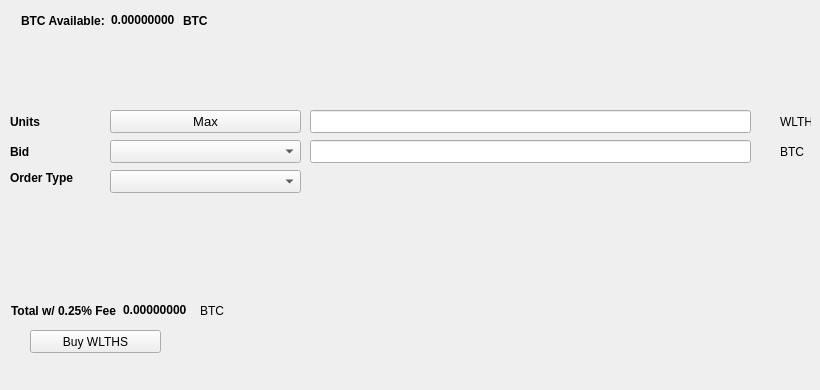
   <widget class="QWidget" name="BuyTab">
    <attribute name="title">
     <string>Buy</string>
    </attribute>
    <widget class="QPushButton" name="BuyWLTHS">
     <property name="geometry">
      <rect>
       <x>30</x>
       <y>330</y>
       <width>131</width>
       <height>23</height>
      </rect>
     </property>
     <property name="text">
      <string>Buy WLTHS</string>
     </property>
     <property name="icon">
      <iconset resource="../WealthSalvage.qrc">
       <normaloff>:/icons/bitcoin</normaloff>:/icons/bitcoin</iconset>
     </property>
    </widget>
    <widget class="QLabel" name="label_3">
     <property name="geometry">
      <rect>
       <x>10</x>
       <y>110</y>
       <width>46</width>
       <height>23</height>
      </rect>
     </property>
     <property name="font">
      <font>
       <weight>75</weight>
       <bold>true</bold>
      </font>
     </property>
     <property name="text">
      <string>Units</string>
     </property>
    </widget>
    <widget class="QLineEdit" name="UnitsInput">
     <property name="geometry">
      <rect>
       <x>310</x>
       <y>110</y>
       <width>441</width>
       <height>23</height>
      </rect>
     </property>
     <property name="font">
      <font>
       <pointsize>9</pointsize>
       <weight>75</weight>
       <bold>true</bold>
      </font>
     </property>
    </widget>
    <widget class="QLineEdit" name="BuyBidPriceEdit">
     <property name="geometry">
      <rect>
       <x>310</x>
       <y>140</y>
       <width>441</width>
       <height>23</height>
      </rect>
     </property>
     <property name="font">
      <font>
       <pointsize>9</pointsize>
       <weight>75</weight>
       <bold>true</bold>
      </font>
     </property>
    </widget>
    <widget class="QLabel" name="label_4">
     <property name="geometry">
      <rect>
       <x>780</x>
       <y>110</y>
       <width>31</width>
       <height>23</height>
      </rect>
     </property>
     <property name="text">
      <string>WLTHS</string>
     </property>
    </widget>
    <widget class="QLabel" name="label_5">
     <property name="geometry">
      <rect>
       <x>780</x>
       <y>140</y>
       <width>31</width>
       <height>23</height>
      </rect>
     </property>
     <property name="text">
      <string>BTC</string>
     </property>
    </widget>
    <widget class="QLabel" name="label_6">
     <property name="geometry">
      <rect>
       <x>10</x>
       <y>140</y>
       <width>46</width>
       <height>23</height>
      </rect>
     </property>
     <property name="font">
      <font>
       <weight>75</weight>
       <bold>true</bold>
      </font>
     </property>
     <property name="text">
      <string>Bid</string>
     </property>
    </widget>
    <widget class="QLabel" name="label_7">
     <property name="geometry">
      <rect>
       <x>10</x>
       <y>170</y>
       <width>91</width>
       <height>16</height>
      </rect>
     </property>
     <property name="font">
      <font>
       <weight>75</weight>
       <bold>true</bold>
      </font>
     </property>
     <property name="text">
      <string>Order Type</string>
     </property>
    </widget>
    <widget class="QPushButton" name="Buy_Max_Amount">
     <property name="geometry">
      <rect>
       <x>110</x>
       <y>110</y>
       <width>191</width>
       <height>23</height>
      </rect>
     </property>
     <property name="font">
      <font>
       <pointsize>10</pointsize>
      </font>
     </property>
     <property name="text">
      <string>Max</string>
     </property>
    </widget>
    <widget class="QComboBox" name="BuyBidcomboBox">
     <property name="geometry">
      <rect>
       <x>110</x>
       <y>140</y>
       <width>191</width>
       <height>23</height>
      </rect>
     </property>
     <property name="font">
      <font>
       <pointsize>10</pointsize>
      </font>
     </property>
    </widget>
    <widget class="QComboBox" name="buyOrdertypeCombo">
     <property name="geometry">
      <rect>
       <x>110</x>
       <y>170</y>
       <width>191</width>
       <height>23</height>
      </rect>
     </property>
     <property name="font">
      <font>
       <pointsize>10</pointsize>
      </font>
     </property>
    </widget>
    <widget class="QWidget" name="layoutWidget1">
     <property name="geometry">
      <rect>
       <x>21</x>
       <y>11</y>
       <width>227</width>
       <height>19</height>
      </rect>
     </property>
     <layout class="QHBoxLayout" name="horizontalLayout_3">
      <item>
       <widget class="QLabel" name="label232">
        <property name="font">
         <font>
          <weight>75</weight>
          <bold>true</bold>
         </font>
        </property>
        <property name="text">
         <string>BTC Available:</string>
        </property>
       </widget>
      </item>
      <item>
       <widget class="QLabel" name="BtcAvailableLbl">
        <property name="palette">
         <palette>
          <active>
           <colorrole role="WindowText">
            <brush brushstyle="SolidPattern">
             <color alpha="255">
              <red>0</red>
              <green>0</green>
              <blue>0</blue>
             </color>
            </brush>
           </colorrole>
           <colorrole role="Button">
            <brush brushstyle="SolidPattern">
             <color alpha="255">
              <red>0</red>
              <green>170</green>
              <blue>0</blue>
             </color>
            </brush>
           </colorrole>
           <colorrole role="Light">
            <brush brushstyle="SolidPattern">
             <color alpha="255">
              <red>0</red>
              <green>255</green>
              <blue>0</blue>
             </color>
            </brush>
           </colorrole>
           <colorrole role="Midlight">
            <brush brushstyle="SolidPattern">
             <color alpha="255">
              <red>0</red>
              <green>212</green>
              <blue>0</blue>
             </color>
            </brush>
           </colorrole>
           <colorrole role="Dark">
            <brush brushstyle="SolidPattern">
             <color alpha="255">
              <red>0</red>
              <green>85</green>
              <blue>0</blue>
             </color>
            </brush>
           </colorrole>
           <colorrole role="Mid">
            <brush brushstyle="SolidPattern">
             <color alpha="255">
              <red>0</red>
              <green>113</green>
              <blue>0</blue>
             </color>
            </brush>
           </colorrole>
           <colorrole role="Text">
            <brush brushstyle="SolidPattern">
             <color alpha="255">
              <red>0</red>
              <green>170</green>
              <blue>0</blue>
             </color>
            </brush>
           </colorrole>
           <colorrole role="BrightText">
            <brush brushstyle="SolidPattern">
             <color alpha="255">
              <red>255</red>
              <green>255</green>
              <blue>255</blue>
             </color>
            </brush>
           </colorrole>
           <colorrole role="ButtonText">
            <brush brushstyle="SolidPattern">
             <color alpha="255">
              <red>0</red>
              <green>0</green>
              <blue>0</blue>
             </color>
            </brush>
           </colorrole>
           <colorrole role="Base">
            <brush brushstyle="SolidPattern">
             <color alpha="255">
              <red>255</red>
              <green>255</green>
              <blue>255</blue>
             </color>
            </brush>
           </colorrole>
           <colorrole role="Window">
            <brush brushstyle="SolidPattern">
             <color alpha="255">
              <red>0</red>
              <green>170</green>
              <blue>0</blue>
             </color>
            </brush>
           </colorrole>
           <colorrole role="Shadow">
            <brush brushstyle="SolidPattern">
             <color alpha="255">
              <red>0</red>
              <green>0</green>
              <blue>0</blue>
             </color>
            </brush>
           </colorrole>
           <colorrole role="AlternateBase">
            <brush brushstyle="SolidPattern">
             <color alpha="255">
              <red>127</red>
              <green>212</green>
              <blue>127</blue>
             </color>
            </brush>
           </colorrole>
           <colorrole role="ToolTipBase">
            <brush brushstyle="SolidPattern">
             <color alpha="255">
              <red>255</red>
              <green>255</green>
              <blue>220</blue>
             </color>
            </brush>
           </colorrole>
           <colorrole role="ToolTipText">
            <brush brushstyle="SolidPattern">
             <color alpha="255">
              <red>0</red>
              <green>0</green>
              <blue>0</blue>
             </color>
            </brush>
           </colorrole>
          </active>
          <inactive>
           <colorrole role="WindowText">
            <brush brushstyle="SolidPattern">
             <color alpha="255">
              <red>0</red>
              <green>0</green>
              <blue>0</blue>
             </color>
            </brush>
           </colorrole>
           <colorrole role="Button">
            <brush brushstyle="SolidPattern">
             <color alpha="255">
              <red>0</red>
              <green>170</green>
              <blue>0</blue>
             </color>
            </brush>
           </colorrole>
           <colorrole role="Light">
            <brush brushstyle="SolidPattern">
             <color alpha="255">
              <red>0</red>
              <green>255</green>
              <blue>0</blue>
             </color>
            </brush>
           </colorrole>
           <colorrole role="Midlight">
            <brush brushstyle="SolidPattern">
             <color alpha="255">
              <red>0</red>
              <green>212</green>
              <blue>0</blue>
             </color>
            </brush>
           </colorrole>
           <colorrole role="Dark">
            <brush brushstyle="SolidPattern">
             <color alpha="255">
              <red>0</red>
              <green>85</green>
              <blue>0</blue>
             </color>
            </brush>
           </colorrole>
           <colorrole role="Mid">
            <brush brushstyle="SolidPattern">
             <color alpha="255">
              <red>0</red>
              <green>113</green>
              <blue>0</blue>
             </color>
            </brush>
           </colorrole>
           <colorrole role="Text">
            <brush brushstyle="SolidPattern">
             <color alpha="255">
              <red>0</red>
              <green>170</green>
              <blue>0</blue>
             </color>
            </brush>
           </colorrole>
           <colorrole role="BrightText">
            <brush brushstyle="SolidPattern">
             <color alpha="255">
              <red>255</red>
              <green>255</green>
              <blue>255</blue>
             </color>
            </brush>
           </colorrole>
           <colorrole role="ButtonText">
            <brush brushstyle="SolidPattern">
             <color alpha="255">
              <red>0</red>
              <green>0</green>
              <blue>0</blue>
             </color>
            </brush>
           </colorrole>
           <colorrole role="Base">
            <brush brushstyle="SolidPattern">
             <color alpha="255">
              <red>255</red>
              <green>255</green>
              <blue>255</blue>
             </color>
            </brush>
           </colorrole>
           <colorrole role="Window">
            <brush brushstyle="SolidPattern">
             <color alpha="255">
              <red>0</red>
              <green>170</green>
              <blue>0</blue>
             </color>
            </brush>
           </colorrole>
           <colorrole role="Shadow">
            <brush brushstyle="SolidPattern">
             <color alpha="255">
              <red>0</red>
              <green>0</green>
              <blue>0</blue>
             </color>
            </brush>
           </colorrole>
           <colorrole role="AlternateBase">
            <brush brushstyle="SolidPattern">
             <color alpha="255">
              <red>127</red>
              <green>212</green>
              <blue>127</blue>
             </color>
            </brush>
           </colorrole>
           <colorrole role="ToolTipBase">
            <brush brushstyle="SolidPattern">
             <color alpha="255">
              <red>255</red>
              <green>255</green>
              <blue>220</blue>
             </color>
            </brush>
           </colorrole>
           <colorrole role="ToolTipText">
            <brush brushstyle="SolidPattern">
             <color alpha="255">
              <red>0</red>
              <green>0</green>
              <blue>0</blue>
             </color>
            </brush>
           </colorrole>
          </inactive>
          <disabled>
           <colorrole role="WindowText">
            <brush brushstyle="SolidPattern">
             <color alpha="255">
              <red>0</red>
              <green>85</green>
              <blue>0</blue>
             </color>
            </brush>
           </colorrole>
           <colorrole role="Button">
            <brush brushstyle="SolidPattern">
             <color alpha="255">
              <red>0</red>
              <green>170</green>
              <blue>0</blue>
             </color>
            </brush>
           </colorrole>
           <colorrole role="Light">
            <brush brushstyle="SolidPattern">
             <color alpha="255">
              <red>0</red>
              <green>255</green>
              <blue>0</blue>
             </color>
            </brush>
           </colorrole>
           <colorrole role="Midlight">
            <brush brushstyle="SolidPattern">
             <color alpha="255">
              <red>0</red>
              <green>212</green>
              <blue>0</blue>
             </color>
            </brush>
           </colorrole>
           <colorrole role="Dark">
            <brush brushstyle="SolidPattern">
             <color alpha="255">
              <red>0</red>
              <green>85</green>
              <blue>0</blue>
             </color>
            </brush>
           </colorrole>
           <colorrole role="Mid">
            <brush brushstyle="SolidPattern">
             <color alpha="255">
              <red>0</red>
              <green>113</green>
              <blue>0</blue>
             </color>
            </brush>
           </colorrole>
           <colorrole role="Text">
            <brush brushstyle="SolidPattern">
             <color alpha="255">
              <red>0</red>
              <green>85</green>
              <blue>0</blue>
             </color>
            </brush>
           </colorrole>
           <colorrole role="BrightText">
            <brush brushstyle="SolidPattern">
             <color alpha="255">
              <red>255</red>
              <green>255</green>
              <blue>255</blue>
             </color>
            </brush>
           </colorrole>
           <colorrole role="ButtonText">
            <brush brushstyle="SolidPattern">
             <color alpha="255">
              <red>0</red>
              <green>85</green>
              <blue>0</blue>
             </color>
            </brush>
           </colorrole>
           <colorrole role="Base">
            <brush brushstyle="SolidPattern">
             <color alpha="255">
              <red>0</red>
              <green>170</green>
              <blue>0</blue>
             </color>
            </brush>
           </colorrole>
           <colorrole role="Window">
            <brush brushstyle="SolidPattern">
             <color alpha="255">
              <red>0</red>
              <green>170</green>
              <blue>0</blue>
             </color>
            </brush>
           </colorrole>
           <colorrole role="Shadow">
            <brush brushstyle="SolidPattern">
             <color alpha="255">
              <red>0</red>
              <green>0</green>
              <blue>0</blue>
             </color>
            </brush>
           </colorrole>
           <colorrole role="AlternateBase">
            <brush brushstyle="SolidPattern">
             <color alpha="255">
              <red>0</red>
              <green>170</green>
              <blue>0</blue>
             </color>
            </brush>
           </colorrole>
           <colorrole role="ToolTipBase">
            <brush brushstyle="SolidPattern">
             <color alpha="255">
              <red>255</red>
              <green>255</green>
              <blue>220</blue>
             </color>
            </brush>
           </colorrole>
           <colorrole role="ToolTipText">
            <brush brushstyle="SolidPattern">
             <color alpha="255">
              <red>0</red>
              <green>0</green>
              <blue>0</blue>
             </color>
            </brush>
           </colorrole>
          </disabled>
         </palette>
        </property>
        <property name="font">
         <font>
          <weight>75</weight>
          <bold>true</bold>
         </font>
        </property>
        <property name="text">
         <string>0.00000000</string>
        </property>
        <property name="textInteractionFlags">
         <set>Qt::LinksAccessibleByMouse|Qt::TextSelectableByKeyboard|Qt::TextSelectableByMouse</set>
        </property>
       </widget>
      </item>
      <item>
       <widget class="QLabel" name="BtcAvailableLbl_2">
        <property name="font">
         <font>
          <weight>75</weight>
          <bold>true</bold>
         </font>
        </property>
        <property name="text">
         <string>BTC</string>
        </property>
       </widget>
      </item>
     </layout>
    </widget>
    <widget class="QWidget" name="layoutWidge2">
     <property name="geometry">
      <rect>
       <x>11</x>
       <y>301</y>
       <width>259</width>
       <height>19</height>
      </rect>
     </property>
     <layout class="QHBoxLayout" name="horizontalLayout_4">
      <item>
       <widget class="QLabel" name="label_9">
        <property name="font">
         <font>
          <weight>75</weight>
          <bold>true</bold>
         </font>
        </property>
        <property name="text">
         <string>Total w/ 0.25% Fee</string>
        </property>
       </widget>
      </item>
      <item>
       <widget class="QLabel" name="BuyCostLabel">
        <property name="palette">
         <palette>
          <active>
           <colorrole role="WindowText">
            <brush brushstyle="SolidPattern">
             <color alpha="255">
              <red>0</red>
              <green>0</green>
              <blue>0</blue>
             </color>
            </brush>
           </colorrole>
           <colorrole role="Button">
            <brush brushstyle="SolidPattern">
             <color alpha="255">
              <red>0</red>
              <green>170</green>
              <blue>0</blue>
             </color>
            </brush>
           </colorrole>
           <colorrole role="Light">
            <brush brushstyle="SolidPattern">
             <color alpha="255">
              <red>0</red>
              <green>255</green>
              <blue>0</blue>
             </color>
            </brush>
           </colorrole>
           <colorrole role="Midlight">
            <brush brushstyle="SolidPattern">
             <color alpha="255">
              <red>0</red>
              <green>212</green>
              <blue>0</blue>
             </color>
            </brush>
           </colorrole>
           <colorrole role="Dark">
            <brush brushstyle="SolidPattern">
             <color alpha="255">
              <red>0</red>
              <green>85</green>
              <blue>0</blue>
             </color>
            </brush>
           </colorrole>
           <colorrole role="Mid">
            <brush brushstyle="SolidPattern">
             <color alpha="255">
              <red>0</red>
              <green>113</green>
              <blue>0</blue>
             </color>
            </brush>
           </colorrole>
           <colorrole role="Text">
            <brush brushstyle="SolidPattern">
             <color alpha="255">
              <red>0</red>
              <green>170</green>
              <blue>0</blue>
             </color>
            </brush>
           </colorrole>
           <colorrole role="BrightText">
            <brush brushstyle="SolidPattern">
             <color alpha="255">
              <red>255</red>
              <green>255</green>
              <blue>255</blue>
             </color>
            </brush>
           </colorrole>
           <colorrole role="ButtonText">
            <brush brushstyle="SolidPattern">
             <color alpha="255">
              <red>0</red>
              <green>0</green>
              <blue>0</blue>
             </color>
            </brush>
           </colorrole>
           <colorrole role="Base">
            <brush brushstyle="SolidPattern">
             <color alpha="255">
              <red>255</red>
              <green>255</green>
              <blue>255</blue>
             </color>
            </brush>
           </colorrole>
           <colorrole role="Window">
            <brush brushstyle="SolidPattern">
             <color alpha="255">
              <red>0</red>
              <green>170</green>
              <blue>0</blue>
             </color>
            </brush>
           </colorrole>
           <colorrole role="Shadow">
            <brush brushstyle="SolidPattern">
             <color alpha="255">
              <red>0</red>
              <green>0</green>
              <blue>0</blue>
             </color>
            </brush>
           </colorrole>
           <colorrole role="AlternateBase">
            <brush brushstyle="SolidPattern">
             <color alpha="255">
              <red>127</red>
              <green>212</green>
              <blue>127</blue>
             </color>
            </brush>
           </colorrole>
           <colorrole role="ToolTipBase">
            <brush brushstyle="SolidPattern">
             <color alpha="255">
              <red>255</red>
              <green>255</green>
              <blue>220</blue>
             </color>
            </brush>
           </colorrole>
           <colorrole role="ToolTipText">
            <brush brushstyle="SolidPattern">
             <color alpha="255">
              <red>0</red>
              <green>0</green>
              <blue>0</blue>
             </color>
            </brush>
           </colorrole>
          </active>
          <inactive>
           <colorrole role="WindowText">
            <brush brushstyle="SolidPattern">
             <color alpha="255">
              <red>0</red>
              <green>0</green>
              <blue>0</blue>
             </color>
            </brush>
           </colorrole>
           <colorrole role="Button">
            <brush brushstyle="SolidPattern">
             <color alpha="255">
              <red>0</red>
              <green>170</green>
              <blue>0</blue>
             </color>
            </brush>
           </colorrole>
           <colorrole role="Light">
            <brush brushstyle="SolidPattern">
             <color alpha="255">
              <red>0</red>
              <green>255</green>
              <blue>0</blue>
             </color>
            </brush>
           </colorrole>
           <colorrole role="Midlight">
            <brush brushstyle="SolidPattern">
             <color alpha="255">
              <red>0</red>
              <green>212</green>
              <blue>0</blue>
             </color>
            </brush>
           </colorrole>
           <colorrole role="Dark">
            <brush brushstyle="SolidPattern">
             <color alpha="255">
              <red>0</red>
              <green>85</green>
              <blue>0</blue>
             </color>
            </brush>
           </colorrole>
           <colorrole role="Mid">
            <brush brushstyle="SolidPattern">
             <color alpha="255">
              <red>0</red>
              <green>113</green>
              <blue>0</blue>
             </color>
            </brush>
           </colorrole>
           <colorrole role="Text">
            <brush brushstyle="SolidPattern">
             <color alpha="255">
              <red>0</red>
              <green>170</green>
              <blue>0</blue>
             </color>
            </brush>
           </colorrole>
           <colorrole role="BrightText">
            <brush brushstyle="SolidPattern">
             <color alpha="255">
              <red>255</red>
              <green>255</green>
              <blue>255</blue>
             </color>
            </brush>
           </colorrole>
           <colorrole role="ButtonText">
            <brush brushstyle="SolidPattern">
             <color alpha="255">
              <red>0</red>
              <green>0</green>
              <blue>0</blue>
             </color>
            </brush>
           </colorrole>
           <colorrole role="Base">
            <brush brushstyle="SolidPattern">
             <color alpha="255">
              <red>255</red>
              <green>255</green>
              <blue>255</blue>
             </color>
            </brush>
           </colorrole>
           <colorrole role="Window">
            <brush brushstyle="SolidPattern">
             <color alpha="255">
              <red>0</red>
              <green>170</green>
              <blue>0</blue>
             </color>
            </brush>
           </colorrole>
           <colorrole role="Shadow">
            <brush brushstyle="SolidPattern">
             <color alpha="255">
              <red>0</red>
              <green>0</green>
              <blue>0</blue>
             </color>
            </brush>
           </colorrole>
           <colorrole role="AlternateBase">
            <brush brushstyle="SolidPattern">
             <color alpha="255">
              <red>127</red>
              <green>212</green>
              <blue>127</blue>
             </color>
            </brush>
           </colorrole>
           <colorrole role="ToolTipBase">
            <brush brushstyle="SolidPattern">
             <color alpha="255">
              <red>255</red>
              <green>255</green>
              <blue>220</blue>
             </color>
            </brush>
           </colorrole>
           <colorrole role="ToolTipText">
            <brush brushstyle="SolidPattern">
             <color alpha="255">
              <red>0</red>
              <green>0</green>
              <blue>0</blue>
             </color>
            </brush>
           </colorrole>
          </inactive>
          <disabled>
           <colorrole role="WindowText">
            <brush brushstyle="SolidPattern">
             <color alpha="255">
              <red>0</red>
              <green>85</green>
              <blue>0</blue>
             </color>
            </brush>
           </colorrole>
           <colorrole role="Button">
            <brush brushstyle="SolidPattern">
             <color alpha="255">
              <red>0</red>
              <green>170</green>
              <blue>0</blue>
             </color>
            </brush>
           </colorrole>
           <colorrole role="Light">
            <brush brushstyle="SolidPattern">
             <color alpha="255">
              <red>0</red>
              <green>255</green>
              <blue>0</blue>
             </color>
            </brush>
           </colorrole>
           <colorrole role="Midlight">
            <brush brushstyle="SolidPattern">
             <color alpha="255">
              <red>0</red>
              <green>212</green>
              <blue>0</blue>
             </color>
            </brush>
           </colorrole>
           <colorrole role="Dark">
            <brush brushstyle="SolidPattern">
             <color alpha="255">
              <red>0</red>
              <green>85</green>
              <blue>0</blue>
             </color>
            </brush>
           </colorrole>
           <colorrole role="Mid">
            <brush brushstyle="SolidPattern">
             <color alpha="255">
              <red>0</red>
              <green>113</green>
              <blue>0</blue>
             </color>
            </brush>
           </colorrole>
           <colorrole role="Text">
            <brush brushstyle="SolidPattern">
             <color alpha="255">
              <red>0</red>
              <green>85</green>
              <blue>0</blue>
             </color>
            </brush>
           </colorrole>
           <colorrole role="BrightText">
            <brush brushstyle="SolidPattern">
             <color alpha="255">
              <red>255</red>
              <green>255</green>
              <blue>255</blue>
             </color>
            </brush>
           </colorrole>
           <colorrole role="ButtonText">
            <brush brushstyle="SolidPattern">
             <color alpha="255">
              <red>0</red>
              <green>85</green>
              <blue>0</blue>
             </color>
            </brush>
           </colorrole>
           <colorrole role="Base">
            <brush brushstyle="SolidPattern">
             <color alpha="255">
              <red>0</red>
              <green>170</green>
              <blue>0</blue>
             </color>
            </brush>
           </colorrole>
           <colorrole role="Window">
            <brush brushstyle="SolidPattern">
             <color alpha="255">
              <red>0</red>
              <green>170</green>
              <blue>0</blue>
             </color>
            </brush>
           </colorrole>
           <colorrole role="Shadow">
            <brush brushstyle="SolidPattern">
             <color alpha="255">
              <red>0</red>
              <green>0</green>
              <blue>0</blue>
             </color>
            </brush>
           </colorrole>
           <colorrole role="AlternateBase">
            <brush brushstyle="SolidPattern">
             <color alpha="255">
              <red>0</red>
              <green>170</green>
              <blue>0</blue>
             </color>
            </brush>
           </colorrole>
           <colorrole role="ToolTipBase">
            <brush brushstyle="SolidPattern">
             <color alpha="255">
              <red>255</red>
              <green>255</green>
              <blue>220</blue>
             </color>
            </brush>
           </colorrole>
           <colorrole role="ToolTipText">
            <brush brushstyle="SolidPattern">
             <color alpha="255">
              <red>0</red>
              <green>0</green>
              <blue>0</blue>
             </color>
            </brush>
           </colorrole>
          </disabled>
         </palette>
        </property>
        <property name="font">
         <font>
          <weight>75</weight>
          <bold>true</bold>
         </font>
        </property>
        <property name="autoFillBackground">
         <bool>false</bool>
        </property>
        <property name="text">
         <string>0.00000000</string>
        </property>
        <property name="textInteractionFlags">
         <set>Qt::LinksAccessibleByMouse|Qt::TextSelectableByMouse</set>
        </property>
       </widget>
      </item>
      <item>
       <widget class="QLabel" name="label_10">
        <property name="font">
         <font>
          <weight>50</weight>
          <bold>false</bold>
         </font>
        </property>
        <property name="text">
         <string>BTC</string>
        </property>
       </widget>
      </item>
     </layout>
    </widget>
    <widget class="QLabel" name="label_24">
     <property name="geometry">
      <rect>
       <x>460</x>
       <y>300</y>
       <width>281</width>
       <height>81</height>
      </rect>
     </property>
     <property name="text">
      <string/>
     </property>
     <property name="pixmap">
      <pixmap>:/images/bittrex</pixmap>
     </property>
    </widget>
   </widget>
